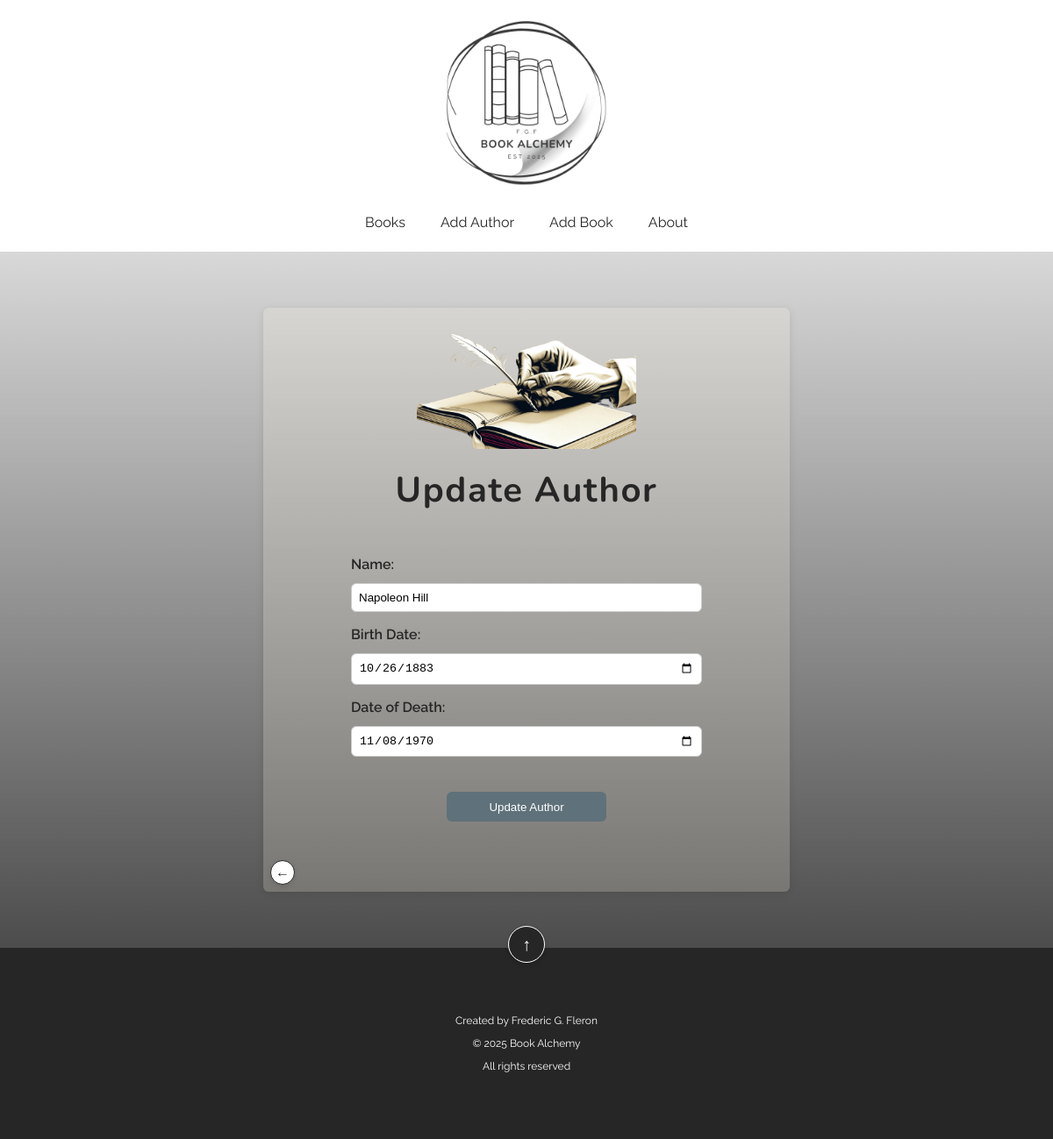
Page /author/2/update on the committed database.
### data_models.py (models this page shows, shortened)
class Author(db.Model):
    id = db.Column(db.Integer, primary_key=True, autoincrement=True)
    name = db.Column(db.String, nullable=False)
    birth_date = db.Column(db.String)
    date_of_death = db.Column(db.String)
    summary = db.Column(db.Text)
    image_url = db.Column(db.String)

### app.py (the view)
@app.route("/author/<int:author_id>/update", methods=["GET", "POST"])
def update_author(author_id):
    author = Author.query.get_or_404(author_id)
    if request.method == "POST":
        author.name = request.form.get("name")
        author.birth_date = request.form.get("birth_date")
        author.date_of_death = request.form.get("date_of_death")
        db.session.commit()
        return redirect(url_for("author_detail", author_id=author.id))
    return render_template("update_author.html", author=author)

### templates/update_author.html (shortened to what this page needs)
{% extends "layout.html" %}
{% block content %}
<div class="update-wrapper">
  <div class="update-inner">
    <div class="update-header">
      <img src="{{ url_for('static', filename='images/add_author_img.png') }}" alt="Update Author" class="update-icon">
      <h1 class="update-title">Update Author</h1>
    </div>
    <form action="{{ url_for('update_author', author_id=author.id) }}" method="POST" class="form-fields">
      <label for="name">Name:</label>
      <input type="text" id="name" name="name" value="{{ author.name }}" required>
      <label for="birth_date">Birth Date:</label>
      <input type="date" id="birth_date" name="birth_date" value="{{ author.birth_date }}">
      <label for="date_of_death">Date of Death:</label>
      <input type="date" id="date_of_death" name="date_of_death" value="{{ author.date_of_death }}">
    </form>
     <button type="submit" class="update-pg-btn">Update Author</button>
    <a href="/" class="back-home-btn" aria-label="Back to Home">←</a>
  </div>
</div>
{% endblock %}

### static/style.css (style rules this page uses)
html { scroll-behavior: smooth; }
body { font-family: 'Raleway', sans-serif; background: linear-gradient(#ffffff 5%, #262626 100%); margin: 0; padding: 0; color: #262626; }
h1, h2, h3, h4 { font-family: 'Nunito', sans-serif; color: #262626; letter-spacing: 0.1rem; margin-bottom: 1rem; }
form { margin-bottom: 1.5rem; }
input[type="text"], input[type="number"], input[type="date"], select { padding: 0.5rem; border: 1px solid #ccc; border-radius: 6px; margin-top: 0.5rem; width: 100%; max-width: 300px; }
button, input[type="submit"] { padding: 0.6rem 1rem; background-color: #32b8c3; color: #fdfdfd; border: none; border-radius: 6px; cursor: pointer; margin-top: 1rem; }
a { color: #262626!important; text-decoration: none; }
img { transition: opacity 0.3s ease-in-out; }
.form-fields { width: 100%; max-width: 400px; display: flex; flex-direction: column; align-items: center; }
.form-fields label { align-self: flex-start; margin: 1rem 0 0.25rem; font-weight: 600; }
.form-fields input, .form-fields select { width: 100%; max-width: 100%; padding: 0.5rem; border-radius: 6px; border: 1px solid #ccc; box-sizing: border-box; }
.back-home-btn { position: absolute; bottom: 0.5rem; left: 0.5rem; background-color: #fff; color: #262626; border: 1px solid #262626; width: 26px; height: 26px; border-radius: 50%; font-size: 1rem; text-align: center; line-height: 26px; text-decoration: none; box-shadow: 0 2px 6px rgba(0,0,0,0.1); transition: all 0.3s ease; }
.update-pg-btn { background-color: #5f717a!important; color: #ffffff; margin-bottom: 5rem; padding: 0.6rem 3rem!important; }
.update-wrapper { padding-top: 20px; max-width: 600px; margin: 2rem auto; background-color: rgba(253, 246, 224, 0.2); border-radius: 6px; box-shadow: 0 2px 8px rgba(0, 0, 0, 0.1); }
.update-inner { position: relative; display: flex; flex-direction: column; align-items: center; }
.update-header { text-align: center; margin-bottom: 2rem; }
.update-icon { width: 250px; height: auto; margin-bottom: 1rem; }
.update-title { font-size: 2.5rem; color: #262626; margin: 0; }

### rows in the picture
Author: name "Napoleon Hill", birth_date "10/26/1883", date_of_death "11/08/1970"
